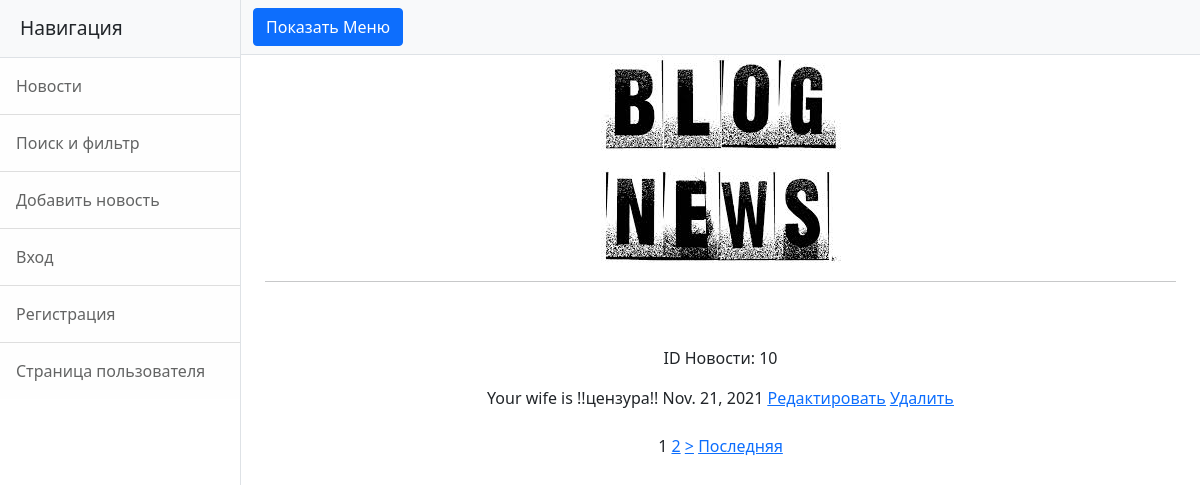
Before: /news/ with the older database file.
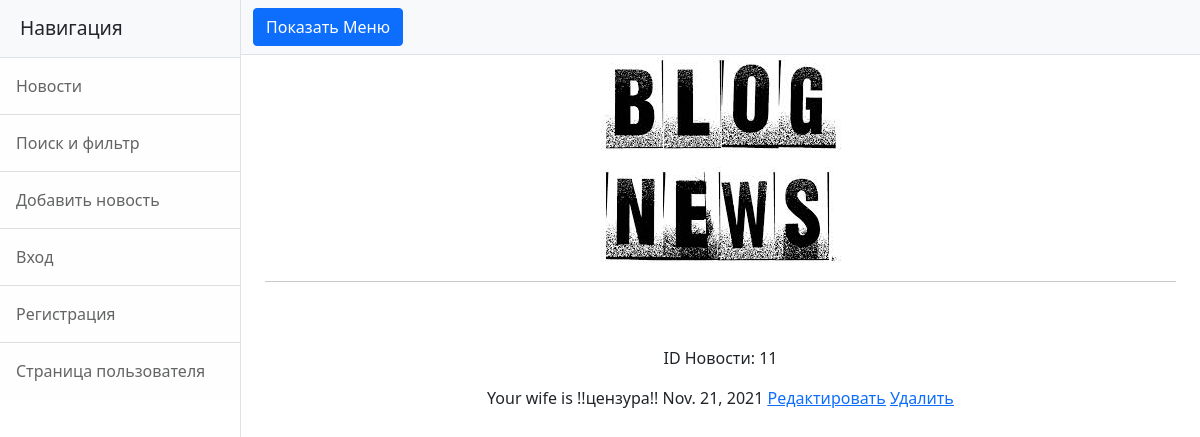
After: the same page with the newer database file.
### news/models.py (models this page shows, shortened)
class Post(models.Model):
    post = 'PO'
    news = 'NW'
    POSITIONS=[
    (post,'post'),
    (news,'news'),]
    post_author = models.ForeignKey(Author, on_delete = models.CASCADE)
    post_type = models.CharField(max_length=2, choices= POSITIONS)
    post_date_created = models.DateField(auto_now_add = True)
    post_detailed_data_created = models.TimeField(auto_now_add = True)
    category = models.ManyToManyField(Category, through = 'PostCategory')
    head_of_post = models.CharField(max_length = 255)
    article_text = models.TextField()
    post_raiting = models.IntegerField(default = 1)

### news/views.py (the view)
# urls.py: path('', PostListNews.as_view()),
class PostListNews(ListView):
    model = Post
    template_name = 'news.html'
    context_object_name = 'news'
    queryset = Post.objects.filter(post_type='news')
    paginate_by = 1

### news/templatetags/custom_filters.py (called while the page is built)
@register.filter(name='Censor')
def Censor(value):
    w=value.split()
    for i in range(len(w)):
        if w[i] in blacklist:
            w[i] ='!!цензура!!'
    string = ' '.join([str(item) for item in w])
    return string

### templates/news.html (shortened to what this page needs)
{% extends 'flatpages/default.html' %}
{% load custom_filters %}
{% block content %}
    <hr>
    <br>
    <br>
    {% if news %}
        {% for i in news %}
            <p>ID Новости: {{i.id}}</p>
            {{ i.article_text|Censor}}
            {{ i.post_date_created}}
        <a href="{% url 'update_post_detail' i.id %}"><u>Редактировать</u></a>
        <a href="{% url 'post_delete' i.id %}"><u> Удалить </u></a>
        {% endfor %}
        <br>
        <br>
        {% if is_paginated %}
            {% for num in page_obj.paginator.page_range %}
                {% if page_obj.number == num %}
                    <a>{{ num }}</a>
                {% elif num > page_obj.number|add:'-3' and num < page_obj.number|add:'3' %}
                    <a href="?page={{ num }}">{{ num }}</a>
                {% endif %}
            {% endfor %}
            {% if page_obj.has_next %}
                <a href="?page={{ page_obj.next_page_number }}">></a>
                <a href="?page={{ page_obj.paginator.num_pages }}">Последняя</a>
            {% endif %}
        {% endif %}
    {% else %}
        <h2>Новостей нет!</h2>
    {% endif %}
    <br>
    <br>
{% endblock content %}

Changed rows visible on the page:
no longer on this page (row edited): Post: id "10", article_text|Censor "Your wife is !!цензура!!", post_date_created "Nov. 21, 2021"
now on this page (row unchanged): Post: id "11", article_text|Censor "Your wife is !!цензура!!", post_date_created "Nov. 21, 2021"
Other visible differences:
list line gone: "1"
list line gone: "2"
text no longer shown: "> Последняя"
